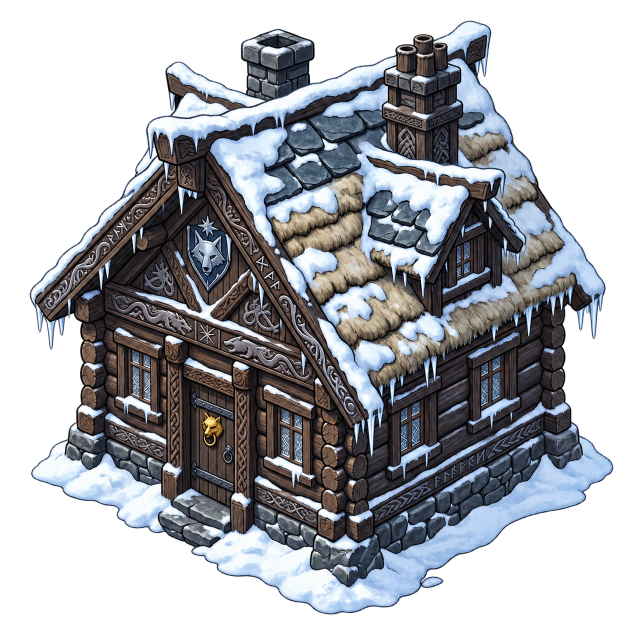
#> input picture apps/mordeviel/assets/village/intense/house_day.png, 1254 x 1254 px (shown at 1/2 size); its folder holds 3 pictures in this run
$ python sync_house_contours.py
#> lines starting #> are read from the running program, lines starting #| are printed output that depends on the picture
"""Extract Intense house silhouettes as vector metadata; source PNGs are unchanged."""
from collections import defaultdict
from itertools import pairwise
from math import hypot
from pathlib import Path

from PIL import Image

ROOT = Path(__file__).resolve().parents[1]


def simplify(points, epsilon=.7):
    if len(points) < 3:
        return points
    ax, ay = points[0]
    bx, by = points[-1]
    length = hypot(bx - ax, by - ay)
    distances = [abs((bx - ax) * (ay - y) - (ax - x) * (by - ay)) / length
                 if length else hypot(x - ax, y - ay) for x, y in points]
    index = max(range(len(points)), key=distances.__getitem__)
    if distances[index] <= epsilon:
        return [points[0], points[-1]]
    return simplify(points[:index + 1], epsilon)[:-1] + simplify(points[index:], epsilon)


def contour(path):
    with Image.open(path) as image:
#> image is the input picture: PIL image 1254x1254 RGBA; mean R, G, B, A 65.7, 67.8, 73, 152.1
        alpha = image.getchannel('A')
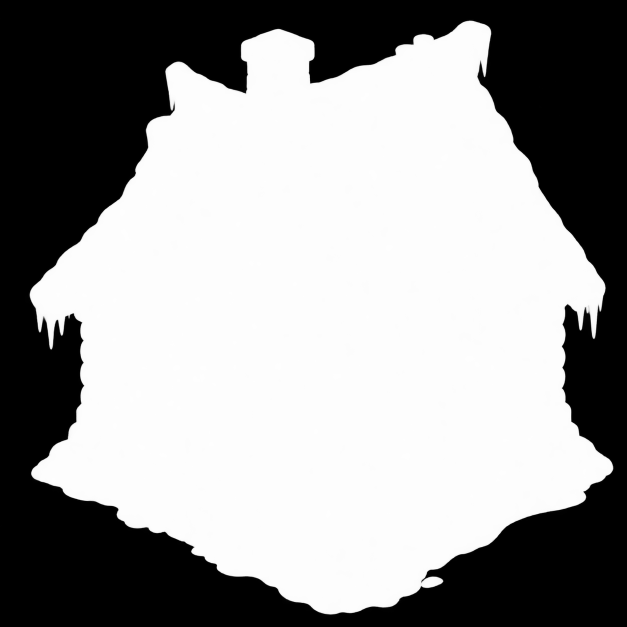
#> alpha: PIL image 1254x1254 L (shown at 1/2 size); min 0, max 255, mean 152.1
        bounds = alpha.point(lambda a: 255 if a > 8 else 0).getbbox()
#> bounds = (59, 41, 1227, 1230)
        alpha = alpha.crop(bounds).resize((128, 128), Image.Resampling.LANCZOS)
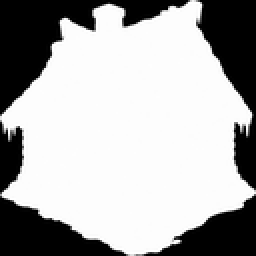
#> alpha: PIL image 128x128 L (shown 2 times larger); min 0, max 255, mean 172.3
    pixels = {(x, y) for y in range(128) for x in range(128) if alpha.getpixel((x, y)) > 64}
#> pixels = 11302 items
    edges = defaultdict(list)
    for x, y in pixels:
        for neighbor, start, end in [
            ((x, y - 1), (x, y), (x + 1, y)),
            ((x + 1, y), (x + 1, y), (x + 1, y + 1)),
            ((x, y + 1), (x + 1, y + 1), (x, y + 1)),
            ((x - 1, y), (x, y + 1), (x, y)),
        ]:
            if neighbor not in pixels:
                edges[start].append(end)
#> this loop made 11302 passes
#> (x, y) on passes 1 to 3: (13, 88), (32, 101), (118, 104)
    loops = []
    while edges:
        start = min(edges)
        points, current = [start], start
        while current in edges:
            following = edges[current].pop()
            if not edges[current]:
                del edges[current]
            points.append(following)
            current = following
            if current == start:
                break
        if points[-1] == start:
            loops.append(points)
    def area(points):
        return abs(sum(ax * by - bx * ay for (ax, ay), (bx, by) in pairwise(points)))
    return simplify(max(loops, key=area))


def main():
    lines = [
        '// Generated by tools/sync_house_contours.py; original PNGs are unchanged.',
        "import 'package:flutter/widgets.dart';",
        'const intenseHouseContours = <String, List<Offset>>{',
    ]
    for state in ['day', 'night', 'eliminated']:
        points = contour(ROOT / f'apps/mordeviel/assets/village/intense/house_{state}.png')
        lines.append(f"  '{state}': [")
        lines.extend(f'    Offset({x / 128:.5f}, {y / 128:.5f}),' for x, y in points[:-1])
        lines.append('  ],')
#> pass 2 of the loop in main, `for state in ['day', 'night', 'eliminated']:`:
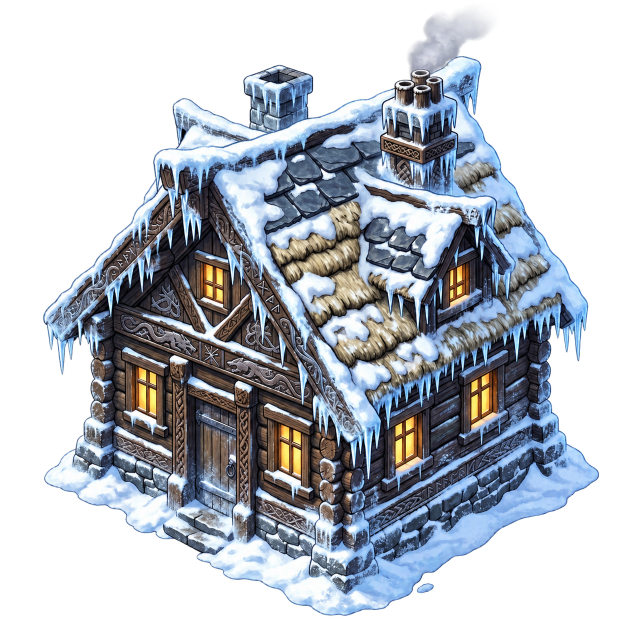
#> input picture apps/mordeviel/assets/village/intense/house_night.png, 1254 x 1254 px (shown at 1/2 size)
#> in contour, image is the input picture: PIL image 1254x1254 RGBA; mean R, G, B, A 67.3, 72.9, 81, 136.7
#> in contour (call 2), `alpha = image.getchannel('A')`:
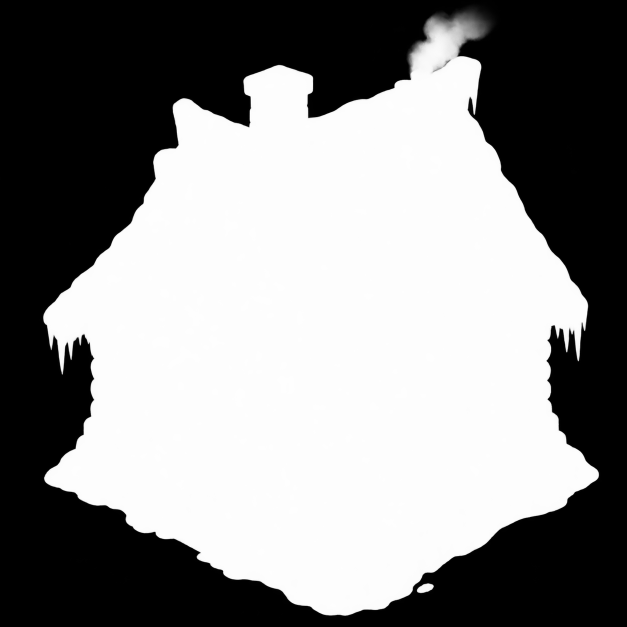
#> alpha: PIL image 1254x1254 L (shown at 1/2 size); min 0, max 255, mean 136.7
#> bounds = (84, 10, 1199, 1232)
#> in contour (call 2), `alpha = alpha.crop(bounds).resize((128, 128), Image.Resampling.LANCZOS)`:
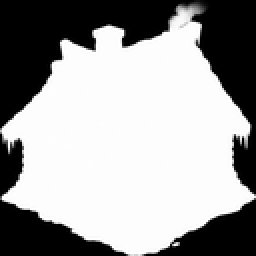
#> alpha: PIL image 128x128 L (shown 2 times larger); min 0, max 255, mean 157.8
#> pixels = 10375 items
#> the loop in contour (call 2), `for x, y in pixels:` made 10375 passes
#> pass 3 of the loop in main, `for state in ['day', 'night', 'eliminated']:`:
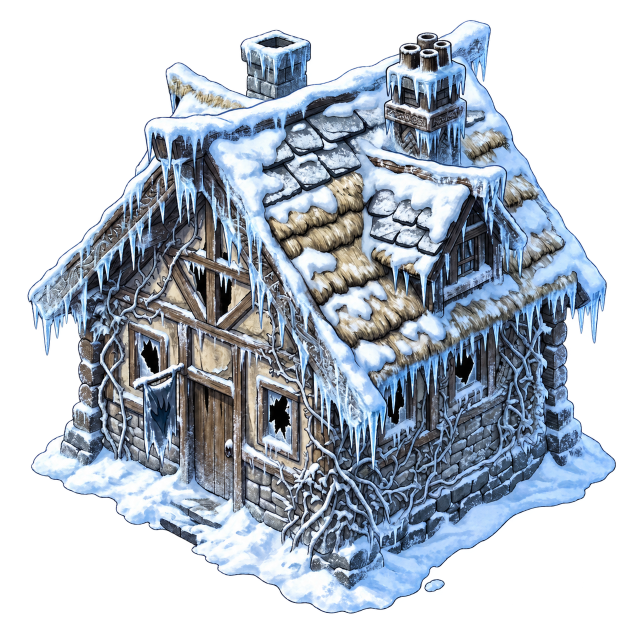
#> input picture apps/mordeviel/assets/village/intense/house_eliminated.png, 1254 x 1254 px (shown at 1/2 size)
#> in contour, image is the input picture: PIL image 1254x1254 RGBA; mean R, G, B, A 79.7, 88.9, 99.7, 151.9
#> in contour (call 3), `alpha = image.getchannel('A')`:
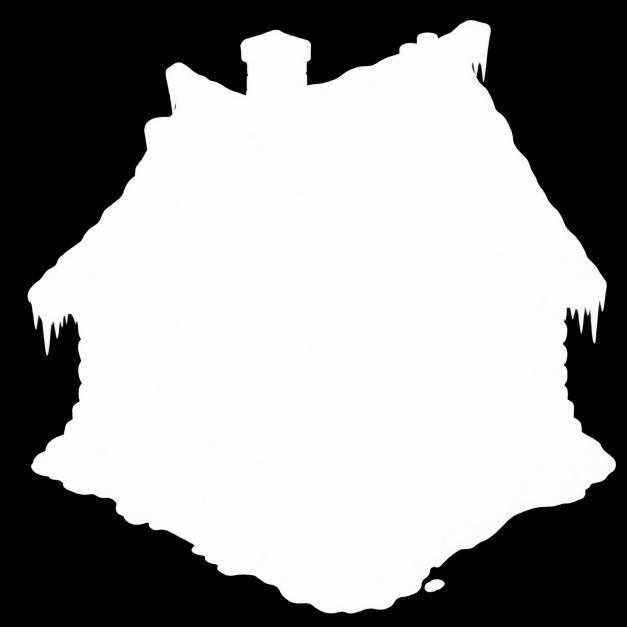
#> alpha: PIL image 1254x1254 L (shown at 1/2 size); min 0, max 255, mean 151.9
#> bounds = (54, 39, 1232, 1228)
#> in contour (call 3), `alpha = alpha.crop(bounds).resize((128, 128), Image.Resampling.LANCZOS)`:
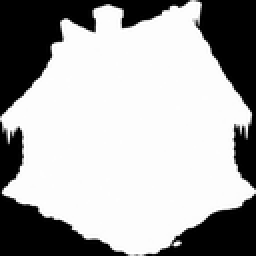
#> alpha: PIL image 128x128 L (shown 2 times larger); min 0, max 255, mean 170.6
#> pixels = 11170 items
#> the loop in contour (call 3), `for x, y in pixels:` made 11170 passes
#> (x, y) on passes 1 to 3: (13, 88), (32, 101), (71, 29)
    lines.append('};')
    output = ROOT / 'apps/mordeviel/lib/village/intense_house_contours.g.dart'
    output.write_text('\n'.join(lines) + '\n', encoding='utf-8')
    print('Contours Intense générés, sans modifier les PNG.')


if __name__ == '__main__':
    main()
